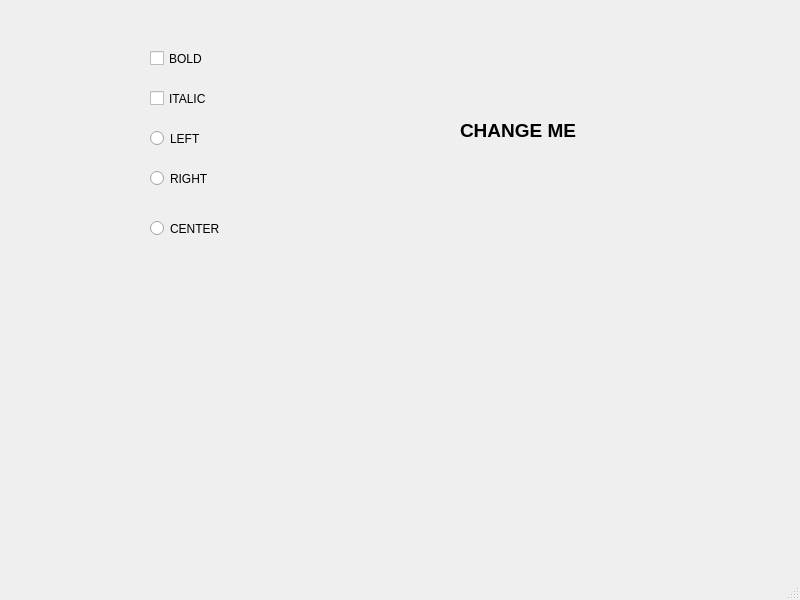
<?xml version="1.0" encoding="UTF-8"?>
<ui version="4.0">
 <class>MainWindow</class>
 <widget class="QMainWindow" name="MainWindow">
  <property name="geometry">
   <rect>
    <x>0</x>
    <y>0</y>
    <width>800</width>
    <height>600</height>
   </rect>
  </property>
  <property name="windowTitle">
   <string>MainWindow</string>
  </property>
  <widget class="QWidget" name="centralwidget">
   <widget class="QCheckBox" name="checkBox">
    <property name="geometry">
     <rect>
      <x>150</x>
      <y>50</y>
      <width>70</width>
      <height>17</height>
     </rect>
    </property>
    <property name="text">
     <string>BOLD</string>
    </property>
   </widget>
   <widget class="QCheckBox" name="checkBox_2">
    <property name="geometry">
     <rect>
      <x>150</x>
      <y>90</y>
      <width>70</width>
      <height>17</height>
     </rect>
    </property>
    <property name="text">
     <string>ITALIC</string>
    </property>
   </widget>
   <widget class="QRadioButton" name="radioButton">
    <property name="geometry">
     <rect>
      <x>150</x>
      <y>130</y>
      <width>82</width>
      <height>17</height>
     </rect>
    </property>
    <property name="text">
     <string>LEFT</string>
    </property>
   </widget>
   <widget class="QRadioButton" name="radioButton_2">
    <property name="geometry">
     <rect>
      <x>150</x>
      <y>170</y>
      <width>82</width>
      <height>17</height>
     </rect>
    </property>
    <property name="text">
     <string>RIGHT</string>
    </property>
   </widget>
   <widget class="QRadioButton" name="radioButton_3">
    <property name="geometry">
     <rect>
      <x>150</x>
      <y>220</y>
      <width>82</width>
      <height>17</height>
     </rect>
    </property>
    <property name="text">
     <string>CENTER</string>
    </property>
   </widget>
   <widget class="QLabel" name="label">
    <property name="geometry">
     <rect>
      <x>460</x>
      <y>110</y>
      <width>131</width>
      <height>41</height>
     </rect>
    </property>
    <property name="text">
     <string>&lt;html&gt;&lt;head/&gt;&lt;body&gt;&lt;p&gt;&lt;span style=&quot; font-size:14pt; font-weight:600;&quot;&gt;CHANGE ME&lt;/span&gt;&lt;/p&gt;&lt;/body&gt;&lt;/html&gt;</string>
    </property>
   </widget>
  </widget>
  <widget class="QMenuBar" name="menubar">
   <property name="geometry">
    <rect>
     <x>0</x>
     <y>0</y>
     <width>800</width>
     <height>21</height>
    </rect>
   </property>
  </widget>
  <widget class="QStatusBar" name="statusbar"/>
 </widget>
 <resources/>
 <connections/>
</ui>
